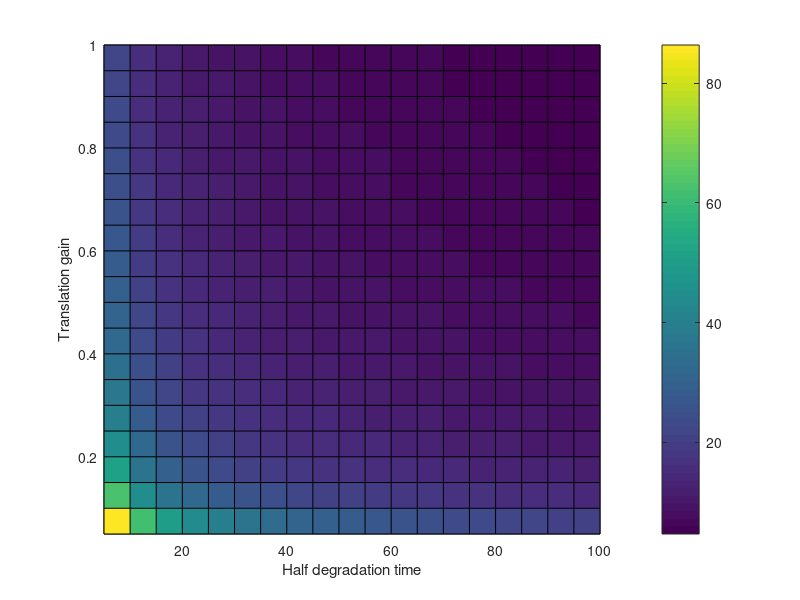

Source code (MATLAB): (Note: this script raises an error after producing the figure.)
clear;
load('SteadyStateAnalysis_TrslDeg_Reporter_CV_1.mat');
AveALL=Ave;
CVALL=CV;
load('SteadyStateAnalysis_TrslDeg_Reporter_CV_2.mat');
CVALL=CV+CVALL;
load('SteadyStateAnalysis_TrslDeg_Reporter_CV_3.mat');
CVALL=CV+CVALL;
load('SteadyStateAnalysis_TrslDeg_Reporter_CV_4.mat');
CVALL=CV+CVALL;
load('SteadyStateAnalysis_TrslDeg_Reporter_CV_5_1.mat');
CVALL=CV+CVALL;
load('SteadyStateAnalysis_TrslDeg_Reporter_CV_5_2.mat');
CVALL=CV+CVALL;

figure(1)
pcolor(halfT,trsl,AveALL(:,:,2));
xlabel('Half degradation time')
ylabel('Translation gain')
c=colorbar;
c.Label.String = 'Mean copy number'
figure(2)
pcolor(halfT,trsl,CVALL(:,:,1));
xlabel('Half degradation time')
ylabel('Translation gain')
c=colorbar;
c.Label.String = 'Coefficient of variation'